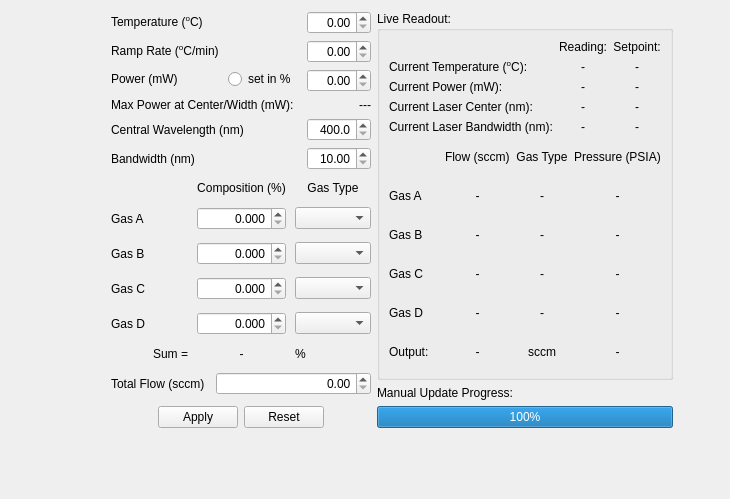
      <widget class="QWidget" name="tabManualControl">
       <property name="sizePolicy">
        <sizepolicy hsizetype="Preferred" vsizetype="Preferred">
         <horstretch>0</horstretch>
         <verstretch>0</verstretch>
        </sizepolicy>
       </property>
       <attribute name="title">
        <string>Manual Control</string>
       </attribute>
       <layout class="QGridLayout" name="gridLayout_4" columnstretch="1,4,2,2,1">
        <item row="1" column="2">
         <widget class="QLabel" name="label_18">
          <property name="text">
           <string>Manual Update Progress:</string>
          </property>
         </widget>
        </item>
        <item row="0" column="4">
         <spacer name="horizontalSpacer_4">
          <property name="orientation">
           <enum>Qt::Horizontal</enum>
          </property>
          <property name="sizeType">
           <enum>QSizePolicy::Ignored</enum>
          </property>
          <property name="sizeHint" stdset="0">
           <size>
            <width>40</width>
            <height>20</height>
           </size>
          </property>
         </spacer>
        </item>
        <item row="2" column="2" colspan="2">
         <widget class="QProgressBar" name="progressBar">
          <property name="maximum">
           <number>100</number>
          </property>
          <property name="value">
           <number>100</number>
          </property>
         </widget>
        </item>
        <item row="0" column="0">
         <spacer name="horizontalSpacer_3">
          <property name="orientation">
           <enum>Qt::Horizontal</enum>
          </property>
          <property name="sizeType">
           <enum>QSizePolicy::MinimumExpanding</enum>
          </property>
          <property name="sizeHint" stdset="0">
           <size>
            <width>100</width>
            <height>20</height>
           </size>
          </property>
         </spacer>
        </item>
        <item row="0" column="1" rowspan="3">
         <layout class="QVBoxLayout" name="manualControlLayout" stretch="1,2,1">
          <property name="spacing">
           <number>11</number>
          </property>
          <item>
           <layout class="QFormLayout" name="formLayout_2">
            <property name="verticalSpacing">
             <number>6</number>
            </property>
            <item row="0" column="0">
             <widget class="QLabel" name="label_60">
              <property name="text">
               <string>&lt;html&gt;&lt;head/&gt;&lt;body&gt;&lt;p&gt;Temperature (&lt;span style=&quot; vertical-align:super;&quot;&gt;o&lt;/span&gt;C)&lt;/p&gt;&lt;/body&gt;&lt;/html&gt;</string>
              </property>
             </widget>
            </item>
            <item row="0" column="1">
             <widget class="QDoubleSpinBox" name="manualTemp">
              <property name="toolTip">
               <string>The desired temperature to set the reactor to. Command is only given when the &quot;Apply&quot; button is pressed.</string>
              </property>
              <property name="alignment">
               <set>Qt::AlignRight|Qt::AlignTrailing|Qt::AlignVCenter</set>
              </property>
              <property name="maximum">
               <double>450.000000000000000</double>
              </property>
             </widget>
            </item>
            <item row="1" column="0">
             <widget class="QLabel" name="label_62">
              <property name="text">
               <string>&lt;html&gt;&lt;head/&gt;&lt;body&gt;&lt;p&gt;Ramp Rate (&lt;span style=&quot; vertical-align:super;&quot;&gt;o&lt;/span&gt;C/min)&lt;/p&gt;&lt;/body&gt;&lt;/html&gt;</string>
              </property>
             </widget>
            </item>
            <item row="1" column="1">
             <widget class="QDoubleSpinBox" name="manualRamp">
              <property name="toolTip">
               <string>Heating rate used when going between setpoints.</string>
              </property>
              <property name="alignment">
               <set>Qt::AlignRight|Qt::AlignTrailing|Qt::AlignVCenter</set>
              </property>
             </widget>
            </item>
            <item row="5" column="0">
             <widget class="QLabel" name="tunable_laser_label5">
              <property name="text">
               <string>Central Wavelength (nm)</string>
              </property>
             </widget>
            </item>
            <item row="6" column="0">
             <widget class="QLabel" name="tunable_laser_label6">
              <property name="text">
               <string>Bandwidth (nm)</string>
              </property>
             </widget>
            </item>
            <item row="5" column="1">
             <widget class="QDoubleSpinBox" name="manualCenter">
              <property name="toolTip">
               <string>If using a tunable laser (i.e. NKT), sets the central wavelength for the laser. Command is only given when the &quot;Apply&quot; button is pressed.</string>
              </property>
              <property name="alignment">
               <set>Qt::AlignRight|Qt::AlignTrailing|Qt::AlignVCenter</set>
              </property>
              <property name="suffix">
               <string/>
              </property>
              <property name="decimals">
               <number>1</number>
              </property>
              <property name="minimum">
               <double>400.000000000000000</double>
              </property>
              <property name="maximum">
               <double>900.000000000000000</double>
              </property>
              <property name="singleStep">
               <double>0.100000000000000</double>
              </property>
             </widget>
            </item>
            <item row="6" column="1">
             <widget class="QDoubleSpinBox" name="manualBandwidth">
              <property name="toolTip">
               <string>If using a tunable laser (i.e. NKT), sets the bandwidth for the laser. Command is only given when the &quot;Apply&quot; button is pressed.</string>
              </property>
              <property name="alignment">
               <set>Qt::AlignRight|Qt::AlignTrailing|Qt::AlignVCenter</set>
              </property>
              <property name="minimum">
               <double>10.000000000000000</double>
              </property>
              <property name="maximum">
               <double>100.000000000000000</double>
              </property>
              <property name="singleStep">
               <double>0.100000000000000</double>
              </property>
             </widget>
            </item>
            <item row="4" column="0">
             <widget class="QLabel" name="tunable_laser_label4">
              <property name="text">
               <string>Max Power at Center/Width (mW):</string>
              </property>
             </widget>
            </item>
            <item row="4" column="1">
             <widget class="QLabel" name="label_max_power_2">
              <property name="text">
               <string>---</string>
              </property>
              <property name="alignment">
               <set>Qt::AlignRight|Qt::AlignTrailing|Qt::AlignVCenter</set>
              </property>
             </widget>
            </item>
            <item row="3" column="0">
             <layout class="QHBoxLayout" name="horizontalLayout_6">
              <property name="spacing">
               <number>50</number>
              </property>
              <property name="leftMargin">
               <number>0</number>
              </property>
              <property name="topMargin">
               <number>0</number>
              </property>
              <item>
               <widget class="QLabel" name="label_63">
                <property name="text">
                 <string>Power (mW)</string>
                </property>
               </widget>
              </item>
              <item alignment="Qt::AlignRight">
               <widget class="QRadioButton" name="set_in_percent">
                <property name="toolTip">
                 <string>Clicking this option will allow you to set the power of a tunable laser (i.e. NKT) in percent instead of mW.</string>
                </property>
                <property name="layoutDirection">
                 <enum>Qt::LeftToRight</enum>
                </property>
                <property name="text">
                 <string>set in %</string>
                </property>
               </widget>
              </item>
             </layout>
            </item>
            <item row="3" column="1">
             <widget class="QDoubleSpinBox" name="manualPower">
              <property name="toolTip">
               <string>The desired power to set for the laser. Command is only given when the &quot;Apply&quot; button is pressed.</string>
              </property>
              <property name="alignment">
               <set>Qt::AlignRight|Qt::AlignTrailing|Qt::AlignVCenter</set>
              </property>
             </widget>
            </item>
           </layout>
          </item>
          <item>
           <layout class="QGridLayout" name="gridLayout_7" rowstretch="1,3,3,3,3,0">
            <property name="horizontalSpacing">
             <number>9</number>
            </property>
            <property name="verticalSpacing">
             <number>12</number>
            </property>
            <item row="3" column="2">
             <widget class="QComboBox" name="manualGasCType">
              <property name="toolTip">
               <string>Set the gas type used by the corresponding mass flow controller.</string>
              </property>
             </widget>
            </item>
            <item row="4" column="0">
             <widget class="QLabel" name="label_20">
              <property name="text">
               <string>Gas D</string>
              </property>
             </widget>
            </item>
            <item row="3" column="1">
             <widget class="QDoubleSpinBox" name="manualGasCComp">
              <property name="toolTip">
               <string>Set the composition (in %) of the corresponding gas in the total gas input. The sum of all input gasses must be 100%!</string>
              </property>
              <property name="alignment">
               <set>Qt::AlignRight|Qt::AlignTrailing|Qt::AlignVCenter</set>
              </property>
              <property name="decimals">
               <number>3</number>
              </property>
              <property name="maximum">
               <double>100.000000000000000</double>
              </property>
              <property name="singleStep">
               <double>0.010000000000000</double>
              </property>
             </widget>
            </item>
            <item row="3" column="0">
             <widget class="QLabel" name="label_59">
              <property name="text">
               <string>Gas C</string>
              </property>
             </widget>
            </item>
            <item row="0" column="1">
             <widget class="QLabel" name="label_55">
              <property name="text">
               <string>Composition (%)</string>
              </property>
              <property name="alignment">
               <set>Qt::AlignCenter</set>
              </property>
             </widget>
            </item>
            <item row="2" column="1">
             <widget class="QDoubleSpinBox" name="manualGasBComp">
              <property name="toolTip">
               <string>Set the composition (in %) of the corresponding gas in the total gas input. The sum of all input gasses must be 100%!</string>
              </property>
              <property name="alignment">
               <set>Qt::AlignRight|Qt::AlignTrailing|Qt::AlignVCenter</set>
              </property>
              <property name="decimals">
               <number>3</number>
              </property>
              <property name="maximum">
               <double>100.000000000000000</double>
              </property>
              <property name="singleStep">
               <double>0.010000000000000</double>
              </property>
             </widget>
            </item>
            <item row="2" column="0">
             <widget class="QLabel" name="label_58">
              <property name="text">
               <string>Gas B</string>
              </property>
             </widget>
            </item>
            <item row="2" column="2">
             <widget class="QComboBox" name="manualGasBType">
              <property name="toolTip">
               <string>Set the gas type used by the corresponding mass flow controller.</string>
              </property>
             </widget>
            </item>
            <item row="4" column="1">
             <widget class="QDoubleSpinBox" name="manualGasDComp">
              <property name="toolTip">
               <string>Set the composition (in %) of the corresponding gas in the total gas input. The sum of all input gasses must be 100%!</string>
              </property>
              <property name="alignment">
               <set>Qt::AlignRight|Qt::AlignTrailing|Qt::AlignVCenter</set>
              </property>
              <property name="decimals">
               <number>3</number>
              </property>
              <property name="maximum">
               <double>100.000000000000000</double>
              </property>
              <property name="singleStep">
               <double>0.010000000000000</double>
              </property>
             </widget>
            </item>
            <item row="1" column="1">
             <widget class="QDoubleSpinBox" name="manualGasAComp">
              <property name="toolTip">
               <string>Set the composition (in %) of the corresponding gas in the total gas input. The sum of all input gasses must be 100%!</string>
              </property>
              <property name="alignment">
               <set>Qt::AlignRight|Qt::AlignTrailing|Qt::AlignVCenter</set>
              </property>
              <property name="decimals">
               <number>3</number>
              </property>
              <property name="maximum">
               <double>100.000000000000000</double>
              </property>
              <property name="singleStep">
               <double>0.010000000000000</double>
              </property>
             </widget>
            </item>
            <item row="0" column="2">
             <widget class="QLabel" name="label_56">
              <property name="text">
               <string>Gas Type</string>
              </property>
              <property name="alignment">
               <set>Qt::AlignCenter</set>
              </property>
             </widget>
            </item>
            <item row="1" column="2">
             <widget class="QComboBox" name="manualGasAType">
              <property name="toolTip">
               <string>Set the gas type used by the corresponding mass flow controller.</string>
              </property>
             </widget>
            </item>
            <item row="4" column="2">
             <widget class="QComboBox" name="manualGasDType">
              <property name="toolTip">
               <string>Set the gas type used by the corresponding mass flow controller.</string>
              </property>
             </widget>
            </item>
            <item row="1" column="0">
             <widget class="QLabel" name="label_57">
              <property name="text">
               <string>Gas A</string>
              </property>
             </widget>
            </item>
            <item row="5" column="1">
             <widget class="QLabel" name="manualCompSum">
              <property name="text">
               <string>-</string>
              </property>
              <property name="alignment">
               <set>Qt::AlignCenter</set>
              </property>
             </widget>
            </item>
            <item row="5" column="0">
             <widget class="QLabel" name="label_35">
              <property name="text">
               <string>Sum =</string>
              </property>
              <property name="alignment">
               <set>Qt::AlignRight|Qt::AlignTrailing|Qt::AlignVCenter</set>
              </property>
             </widget>
            </item>
            <item row="5" column="2">
             <widget class="QLabel" name="label_40">
              <property name="text">
               <string>%</string>
              </property>
             </widget>
            </item>
           </layout>
          </item>
          <item>
           <layout class="QFormLayout" name="formLayout_3">
            <item row="0" column="0">
             <widget class="QLabel" name="label_54">
              <property name="text">
               <string>Total Flow (sccm)</string>
              </property>
             </widget>
            </item>
            <item row="0" column="1">
             <widget class="QDoubleSpinBox" name="manualFlow">
              <property name="toolTip">
               <string>The total flow rate of the input gas in standard cubic centrimeters per minute (sccm). Be careful to not overflow any of the MFCs!</string>
              </property>
              <property name="alignment">
               <set>Qt::AlignRight|Qt::AlignTrailing|Qt::AlignVCenter</set>
              </property>
              <property name="maximum">
               <double>350.000000000000000</double>
              </property>
             </widget>
            </item>
            <item row="1" column="0" colspan="2">
             <widget class="QDialogButtonBox" name="buttonBox">
              <property name="toolTip">
               <string>Pressing the &quot;Apply&quot; button sends the currently entered values to the corresponding devices. Pressing the &quot;Reset&quot; button will replace the values in the boxes with the last used setpoints.</string>
              </property>
              <property name="layoutDirection">
               <enum>Qt::RightToLeft</enum>
              </property>
              <property name="orientation">
               <enum>Qt::Horizontal</enum>
              </property>
              <property name="standardButtons">
               <set>QDialogButtonBox::Apply|QDialogButtonBox::Reset</set>
              </property>
              <property name="centerButtons">
               <bool>true</bool>
              </property>
             </widget>
            </item>
           </layout>
          </item>
         </layout>
        </item>
        <item row="4" column="3" colspan="2">
         <widget class="QLabel" name="label_38">
          <property name="text">
           <string/>
          </property>
          <property name="pixmap">
           <pixmap>style_guide/drawing.svg</pixmap>
          </property>
          <property name="scaledContents">
           <bool>false</bool>
          </property>
          <property name="alignment">
           <set>Qt::AlignBottom|Qt::AlignRight|Qt::AlignTrailing</set>
          </property>
         </widget>
        </item>
        <item row="3" column="2">
         <spacer name="verticalSpacer_2">
          <property name="orientation">
           <enum>Qt::Vertical</enum>
          </property>
          <property name="sizeHint" stdset="0">
           <size>
            <width>20</width>
            <height>40</height>
           </size>
          </property>
         </spacer>
        </item>
        <item row="0" column="2" colspan="2">
         <widget class="QGroupBox" name="groupBox">
          <property name="title">
           <string>Live Readout:</string>
          </property>
          <layout class="QVBoxLayout" name="verticalLayout_4">
           <item>
            <layout class="QVBoxLayout" name="verticalLiveReadout1" stretch="0,3">
             <item>
              <layout class="QGridLayout" name="gridLayout_5">
               <item row="0" column="1">
                <widget class="QLabel" name="label_30">
                 <property name="layoutDirection">
                  <enum>Qt::LeftToRight</enum>
                 </property>
                 <property name="text">
                  <string>Reading:</string>
                 </property>
                 <property name="alignment">
                  <set>Qt::AlignCenter</set>
                 </property>
                </widget>
               </item>
               <item row="2" column="2">
                <widget class="QLabel" name="current_power_setpoint1">
                 <property name="layoutDirection">
                  <enum>Qt::LeftToRight</enum>
                 </property>
                 <property name="text">
                  <string>-</string>
                 </property>
                 <property name="alignment">
                  <set>Qt::AlignCenter</set>
                 </property>
                </widget>
               </item>
               <item row="2" column="1">
                <widget class="QLabel" name="current_power_1">
                 <property name="layoutDirection">
                  <enum>Qt::LeftToRight</enum>
                 </property>
                 <property name="text">
                  <string>-</string>
                 </property>
                 <property name="alignment">
                  <set>Qt::AlignCenter</set>
                 </property>
                </widget>
               </item>
               <item row="1" column="1">
                <widget class="QLabel" name="current_temp_1">
                 <property name="layoutDirection">
                  <enum>Qt::LeftToRight</enum>
                 </property>
                 <property name="text">
                  <string>-</string>
                 </property>
                 <property name="alignment">
                  <set>Qt::AlignCenter</set>
                 </property>
                </widget>
               </item>
               <item row="2" column="0">
                <widget class="QLabel" name="label_75">
                 <property name="text">
                  <string>Current Power (mW):</string>
                 </property>
                </widget>
               </item>
               <item row="0" column="2">
                <widget class="QLabel" name="label_33">
                 <property name="layoutDirection">
                  <enum>Qt::LeftToRight</enum>
                 </property>
                 <property name="text">
                  <string>Setpoint:</string>
                 </property>
                 <property name="alignment">
                  <set>Qt::AlignCenter</set>
                 </property>
                </widget>
               </item>
               <item row="1" column="2">
                <widget class="QLabel" name="current_temp_setpoint1">
                 <property name="layoutDirection">
                  <enum>Qt::LeftToRight</enum>
                 </property>
                 <property name="text">
                  <string>-</string>
                 </property>
                 <property name="alignment">
                  <set>Qt::AlignCenter</set>
                 </property>
                </widget>
               </item>
               <item row="1" column="0">
                <widget class="QLabel" name="label_74">
                 <property name="text">
                  <string>&lt;html&gt;&lt;head/&gt;&lt;body&gt;&lt;p&gt;Current Temperature (&lt;span style=&quot; vertical-align:super;&quot;&gt;o&lt;/span&gt;C):&lt;/p&gt;&lt;/body&gt;&lt;/html&gt;</string>
                 </property>
                </widget>
               </item>
               <item row="3" column="0">
                <widget class="QLabel" name="label_41">
                 <property name="text">
                  <string>Current Laser Center (nm):</string>
                 </property>
                </widget>
               </item>
               <item row="3" column="2">
                <widget class="QLabel" name="current_center_setpoint_1">
                 <property name="text">
                  <string>-</string>
                 </property>
                 <property name="alignment">
                  <set>Qt::AlignCenter</set>
                 </property>
                </widget>
               </item>
               <item row="3" column="1">
                <widget class="QLabel" name="current_center_1">
                 <property name="text">
                  <string>-</string>
                 </property>
                 <property name="alignment">
                  <set>Qt::AlignCenter</set>
                 </property>
                </widget>
               </item>
               <item row="4" column="0">
                <widget class="QLabel" name="label_44">
                 <property name="text">
                  <string>Current Laser Bandwidth (nm):</string>
                 </property>
                </widget>
               </item>
               <item row="4" column="1">
                <widget class="QLabel" name="current_bandwidth_1">
                 <property name="text">
                  <string>-</string>
                 </property>
                 <property name="alignment">
                  <set>Qt::AlignCenter</set>
                 </property>
                </widget>
               </item>
               <item row="4" column="2">
                <widget class="QLabel" name="current_bandwidth_setpoint1">
                 <property name="text">
                  <string>-</string>
                 </property>
                 <property name="alignment">
                  <set>Qt::AlignCenter</set>
                 </property>
                </widget>
               </item>
              </layout>
             </item>
             <item>
              <layout class="QGridLayout" name="gridLayout_8">
               <item row="1" column="3">
                <widget class="QLabel" name="current_gasA_pressure_1">
                 <property name="text">
                  <string>-</string>
                 </property>
                 <property name="alignment">
                  <set>Qt::AlignCenter</set>
                 </property>
                </widget>
               </item>
               <item row="3" column="2">
                <widget class="QLabel" name="current_gasC_type_1">
                 <property name="text">
                  <string>-</string>
                 </property>
                 <property name="alignment">
                  <set>Qt::AlignCenter</set>
                 </property>
                </widget>
               </item>
               <item row="3" column="0">
                <widget class="QLabel" name="label_69">
                 <property name="text">
                  <string>Gas C</string>
                 </property>
                </widget>
               </item>
               <item row="2" column="1">
                <widget class="QLabel" name="current_gasB_comp_1">
                 <property name="text">
                  <string>-</string>
                 </property>
                 <property name="alignment">
                  <set>Qt::AlignCenter</set>
                 </property>
                </widget>
               </item>
               <item row="5" column="3">
                <widget class="QLabel" name="current_gasE_pressure_1">
                 <property name="text">
                  <string>-</string>
                 </property>
                 <property name="alignment">
                  <set>Qt::AlignCenter</set>
                 </property>
                </widget>
               </item>
               <item row="0" column="2">
                <widget class="QLabel" name="label_66">
                 <property name="text">
                  <string>Gas Type</string>
                 </property>
                 <property name="alignment">
                  <set>Qt::AlignCenter</set>
                 </property>
                </widget>
               </item>
               <item row="1" column="2">
                <widget class="QLabel" name="current_gasA_type_1">
                 <property name="text">
                  <string>-</string>
                 </property>
                 <property name="alignment">
                  <set>Qt::AlignCenter</set>
                 </property>
                </widget>
               </item>
               <item row="2" column="2">
                <widget class="QLabel" name="current_gasB_type_1">
                 <property name="text">
                  <string>-</string>
                 </property>
                 <property name="alignment">
                  <set>Qt::AlignCenter</set>
                 </property>
                </widget>
               </item>
               <item row="1" column="0">
                <widget class="QLabel" name="label_67">
                 <property name="text">
                  <string>Gas A</string>
                 </property>
                </widget>
               </item>
               <item row="3" column="1">
                <widget class="QLabel" name="current_gasC_comp_1">
                 <property name="text">
                  <string>-</string>
                 </property>
                 <property name="alignment">
                  <set>Qt::AlignCenter</set>
                 </property>
                </widget>
               </item>
               <item row="5" column="1">
                <widget class="QLabel" name="current_gasE_flow_1">
                 <property name="text">
                  <string>-</string>
                 </property>
                 <property name="alignment">
                  <set>Qt::AlignCenter</set>
                 </property>
                </widget>
               </item>
               <item row="4" column="0">
                <widget class="QLabel" name="label_21">
                 <property name="text">
                  <string>Gas D</string>
                 </property>
                </widget>
               </item>
               <item row="5" column="0">
                <widget class="QLabel" name="label_53">
                 <property name="text">
                  <string>Output:</string>
                 </property>
                </widget>
               </item>
               <item row="4" column="1">
                <widget class="QLabel" name="current_gasD_comp_1">
                 <property name="text">
                  <string>-</string>
                 </property>
                 <property name="alignment">
                  <set>Qt::AlignCenter</set>
                 </property>
                </widget>
               </item>
               <item row="1" column="1">
                <widget class="QLabel" name="current_gasA_comp_1">
                 <property name="text">
                  <string>-</string>
                 </property>
                 <property name="alignment">
                  <set>Qt::AlignCenter</set>
                 </property>
                </widget>
               </item>
               <item row="4" column="2">
                <widget class="QLabel" name="current_gasD_type_1">
                 <property name="text">
                  <string>-</string>
                 </property>
                 <property name="alignment">
                  <set>Qt::AlignCenter</set>
                 </property>
                </widget>
               </item>
               <item row="2" column="0">
                <widget class="QLabel" name="label_68">
                 <property name="text">
                  <string>Gas B</string>
                 </property>
                </widget>
               </item>
               <item row="3" column="3">
                <widget class="QLabel" name="current_gasC_pressure_1">
                 <property name="text">
                  <string>-</string>
                 </property>
                 <property name="alignment">
                  <set>Qt::AlignCenter</set>
                 </property>
                </widget>
               </item>
               <item row="5" column="2">
                <widget class="QLabel" name="label_73">
                 <property name="text">
                  <string>sccm</string>
                 </property>
                 <property name="alignment">
                  <set>Qt::AlignCenter</set>
                 </property>
                </widget>
               </item>
               <item row="4" column="3">
                <widget class="QLabel" name="current_gasD_pressure_1">
                 <property name="text">
                  <string>-</string>
                 </property>
                 <property name="alignment">
                  <set>Qt::AlignCenter</set>
                 </property>
                </widget>
               </item>
               <item row="2" column="3">
                <widget class="QLabel" name="current_gasB_pressure_1">
                 <property name="text">
                  <string>-</string>
                 </property>
                 <property name="alignment">
                  <set>Qt::AlignCenter</set>
                 </property>
                </widget>
               </item>
               <item row="0" column="3">
                <widget class="QLabel" name="label_28">
                 <property name="text">
                  <string>Pressure (PSIA)</string>
                 </property>
                 <property name="alignment">
                  <set>Qt::AlignCenter</set>
                 </property>
                </widget>
               </item>
               <item row="0" column="1">
                <widget class="QLabel" name="label_65">
                 <property name="text">
                  <string>Flow (sccm)</string>
                 </property>
                </widget>
               </item>
              </layout>
             </item>
            </layout>
           </item>
          </layout>
         </widget>
        </item>
       </layout>
      </widget>
